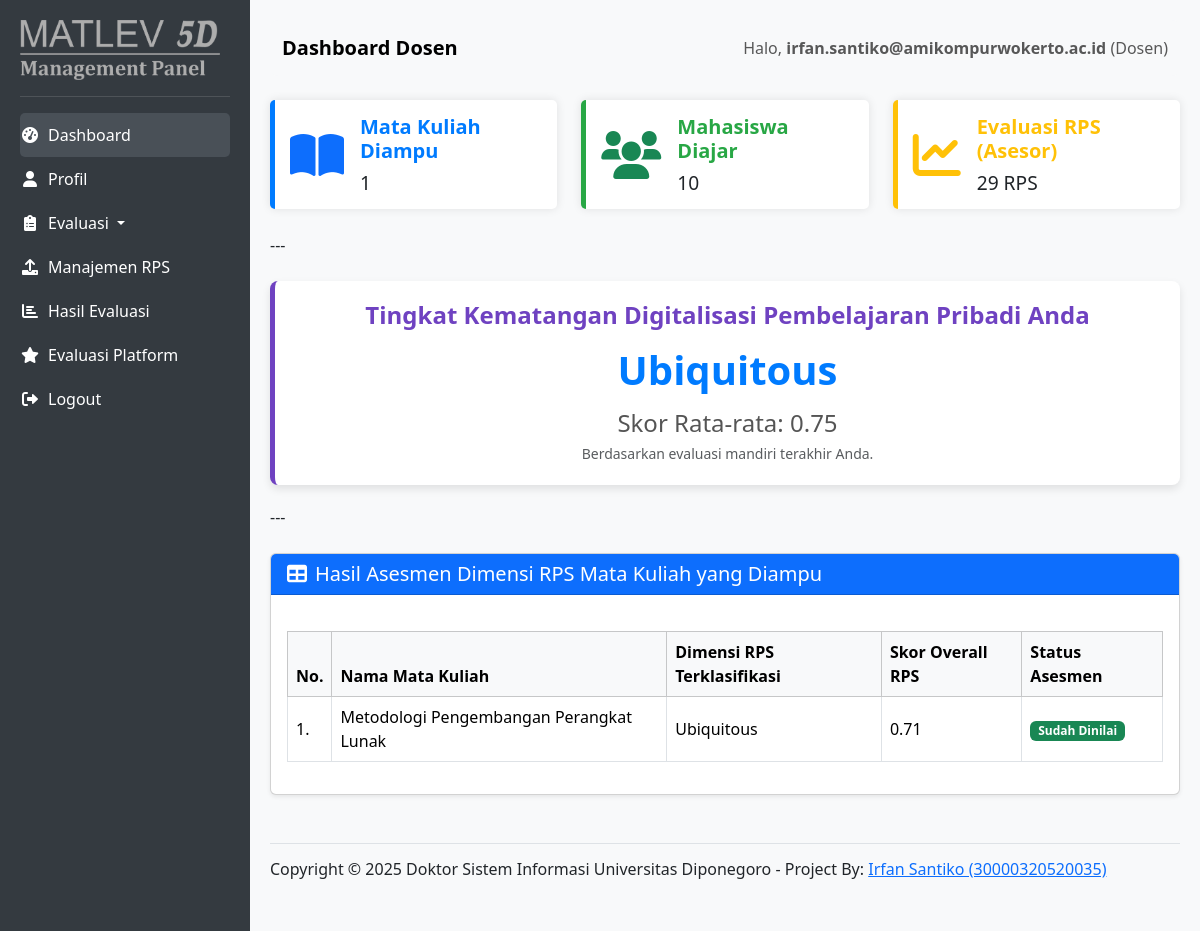
Page /views/dosen/dosen_dashboard.php (signed in) on the committed database.
### tables this page shows
CREATE TABLE `courses` (
  `id` int(11) NOT NULL,
  `institution_id` int(11) NOT NULL,
  `program_of_study_id` int(11) NOT NULL,
  `course_name` varchar(255) NOT NULL,
  `courses_type` varchar(100) DEFAULT NULL,
  `semester` varchar(50) DEFAULT NULL,
  `sks_credits` int(11) DEFAULT NULL,
  `rps_file_path` varchar(255) DEFAULT NULL,
  `created_at` timestamp NULL DEFAULT current_timestamp(),
  `updated_at` datetime NOT NULL DEFAULT current_timestamp() ON UPDATE current_timestamp()
);

### views/dosen/dosen_dashboard.php (the view, shortened to what this page needs)
<?php
require_once '../../config/database.php';
$user_id = $_SESSION['user_id'];
$username = $_SESSION['username'];
$role_name = $_SESSION['role_name'];
$is_asesor = $_SESSION['is_asesor'] ?? 0;
$total_courses_diampu = 0;
$total_mahasiswa_diajar = 0;
$total_rps_dinilai = 0;
$personal_dimension_name = 'Belum Mengukur';
$personal_overall_score = 0.00;
$courses_with_assessment_data = [];
try {
    $stmt_courses = $pdo->prepare("
        SELECT COUNT(dc.course_id) AS total_courses
        FROM dosen_courses dc
        WHERE dc.dosen_id = :dosen_id
    ");
    $stmt_courses->execute([':dosen_id' => $user_id]);
    $result_courses = $stmt_courses->fetch(PDO::FETCH_ASSOC);
    $total_courses_diampu = $result_courses['total_courses'];
    $stmt_students = $pdo->prepare("
        SELECT COUNT(DISTINCT mc.mahasiswa_id) AS total_students
        FROM mahasiswa_courses mc
        JOIN dosen_courses dc ON mc.course_id = dc.course_id
        WHERE dc.dosen_id = :dosen_id
    ");
    $stmt_students->execute([':dosen_id' => $user_id]);
    $result_students = $stmt_students->fetch(PDO::FETCH_ASSOC);
    $total_mahasiswa_diajar = $result_students['total_students'];
    if ($is_asesor) {
        $stmt_rps_dinilai = $pdo->prepare("
            SELECT COUNT(DISTINCT ra.course_id) AS total_rps_evaluated
            FROM rps_assessments ra
            WHERE ra.assessor_user_id = :assessor_user_id
        ");
        $stmt_rps_dinilai->execute([':assessor_user_id' => $user_id]);
        $result_rps_dinilai = $stmt_rps_dinilai->fetch(PDO::FETCH_ASSOC);
        $total_rps_dinilai = $result_rps_dinilai['total_rps_evaluated'];
    }
    $stmt_personal_assessment = $pdo->prepare("
        SELECT
            sa.overall_3m_score,
            td.dimension_name
        FROM self_assessments_3m sa
        LEFT JOIN temus_dimensions td ON sa.classified_temus_id = td.id
        WHERE sa.user_id = :user_id
        ORDER BY sa.assessment_date DESC, sa.created_at DESC
        LIMIT 1
    ");
    $stmt_personal_assessment->execute([':user_id' => $user_id]);
    $personal_assessment_data = $stmt_personal_assessment->fetch(PDO::FETCH_ASSOC);
    if ($personal_assessment_data) {
        $personal_overall_score = (float)$personal_assessment_data['overall_3m_score'];
        $personal_dimension_name = $personal_assessment_data['dimension_name'] ?: 'Tidak Terdefinisi';
    }
    $stmt_courses_with_dim = $pdo->prepare("
        SELECT
            c.id AS course_id,
            c.course_name,
            td.dimension_name AS classified_dimension,
            ra.overall_3m_score AS rps_overall_score  /* <--- Perbaikan di sini */
        FROM dosen_courses dc
        JOIN courses c ON dc.course_id = c.id
        LEFT JOIN (
            SELECT
                course_id,
                MAX(assessment_date) AS latest_assessment_date,
                MAX(created_at) AS latest_created_at
            FROM rps_assessments
            GROUP BY course_id
        ) AS latest_rps ON c.id = latest_rps.course_id
        LEFT JOIN rps_assessments ra ON c.id = ra.course_id AND ra.assessment_date = latest_rps.latest_assessment_date AND ra.created_at = latest_rps.latest_created_at
        LEFT JOIN temus_dimensions td ON ra.classified_temus_id = td.id
        WHERE dc.dosen_id = :dosen_id
        ORDER BY c.course_name
    ");
    $stmt_courses_with_dim->execute([':dosen_id' => $user_id]);
    $courses_with_assessment_data = $stmt_courses_with_dim->fetchAll(PDO::FETCH_ASSOC);
} catch (PDOException $e) {
    error_log("Error fetching dashboard data in dosen_dashboard.php: " . $e->getMessage());
    $total_courses_diampu = "N/A";
    $total_mahasiswa_diajar = "N/A";
    $total_rps_dinilai = "N/A";
    $personal_dimension_name = "Error loading data";
    $personal_overall_score = 0.00;
    $courses_with_assessment_data = [];
}
?>
<!DOCTYPE html>
<html lang="en">
<head>
    <link href="https://cdn.jsdelivr.net/npm/bootstrap@5.3.3/dist/css/bootstrap.min.css" rel="stylesheet">
    <link rel="stylesheet" href="https://cdnjs.cloudflare.com/ajax/libs/font-awesome/6.0.0-beta3/css/all.min.css">
</head>
<body>
    <div id="sidebar">
        <img src="../../assets/img/mgpanel.png" alt="" width="200">
        <hr class="text-white-50">
        <ul class="nav flex-column">
            <li class="nav-item">
                <a class="nav-link active" href="dosen_dashboard.php">
                    <i class="fas fa-fw fa-tachometer-alt me-2"></i>Dashboard
                </a>
            </li>
            <li class="nav-item">
                <a class="nav-link" href="dosen_profile.php">
                    <i class="fas fa-fw fa-user me-2"></i>Profil
                </a>
            </li>
            <li class="nav-item dropdown">
                <a class="nav-link dropdown-toggle" href="#" id="evaluasiDropdown" role="button" data-bs-toggle="dropdown" aria-expanded="false">
                    <i class="fas fa-fw fa-clipboard-list me-2"></i>Evaluasi
                </a>
            </li>
            <li class="nav-item">
                <a class="nav-link" href="dosen_asesor_menu.php">
                    <i class="fas fa-fw fa-upload me-2"></i>Manajemen RPS
                </a>
            </li>
			<li class="nav-item">
                <a class="nav-link" href="dosen_effectiveness_results.php">
                    <i class="fas fa-fw fa-chart-bar me-2"></i>Hasil Evaluasi
                </a>
            </li>
            <li class="nav-item">
                <a class="nav-link" href="dosen_sus_assessment.php">
                    <i class="fas fa-fw fa-star me-2"></i>Evaluasi Platform
                </a>
            </li>
            <li class="nav-item mt-auto">
                <a class="nav-link" href="../../logout.php">
                    <i class="fas fa-fw fa-sign-out-alt me-2"></i>Logout
                </a>
            </li>
        </ul>
    </div>
    <div id="content">
        <nav class="navbar navbar-expand-lg navbar-light bg-light rounded-3 mb-4">
            <div class="container-fluid">
                <a class="navbar-brand" href="#">Dashboard Dosen</a>
                <span class="navbar-text ms-auto">
                    Halo, <strong><?php echo htmlspecialchars($username); ?></strong> (<?php echo htmlspecialchars($role_name); ?>)
                </span>
            </div>
        </nav>
        <div class="row">
            <div class="col-md-6 col-lg-4 mb-4">
                <div class="info-card">
                    <div class="d-flex align-items-center">
                        <i class="fas fa-book-open fa-3x text-primary me-3"></i>
                        <div>
                            <h5>Mata Kuliah Diampu</h5>
                            <p class="h3"><?php echo htmlspecialchars($total_courses_diampu); ?></p>
                        </div>
                    </div>
                </div>
            </div>
            <div class="col-md-6 col-lg-4 mb-4">
                <div class="info-card" style="border-left-color: #28a745;">
                    <div class="d-flex align-items-center">
                        <i class="fas fa-users fa-3x text-success me-3"></i>
                        <div>
                            <h5 style="color: #28a745;">Mahasiswa Diajar</h5>
                            <p class="h3"><?php echo htmlspecialchars($total_mahasiswa_diajar); ?></p>
                        </div>
                    </div>
                </div>
            </div>
            <div class="col-md-6 col-lg-4 mb-4">
                <div class="info-card" style="border-left-color: #ffc107;">
                    <div class="d-flex align-items-center">
                        <i class="fas fa-chart-line fa-3x text-warning me-3"></i>
                        <div>
                            <h5 style="color: #ffc107;">Evaluasi RPS (Asesor)</h5>
                            <p class="h3">
                                <?php echo $is_asesor ? htmlspecialchars($total_rps_dinilai) . ' RPS' : 'N/A'; ?>
                            </p>
                        </div>
                    </div>
                </div>
            </div>
        </div>
        ---
        <div class="row mt-4">
            <div class="col-12">
                <div class="personal-dimension-card">
                    <h4>Tingkat Kematangan Digitalisasi Pembelajaran Pribadi Anda</h4>
                    <?php if ($personal_overall_score > 0): ?>
                        <div class="dimension-name"><?php echo htmlspecialchars($personal_dimension_name); ?></div>
                        <div class="dimension-score">Skor Rata-rata: <?php echo htmlspecialchars(number_format($personal_overall_score, 2)); ?></div>
                        <small class="text-muted">Berdasarkan evaluasi mandiri terakhir Anda.</small>
                    <?php endif; ?>
                </div>
            </div>
        </div>
        ---
        <div class="row mt-4">
            <div class="col-12">
                <div class="card shadow-sm mb-4">
                    <div class="card-header bg-primary text-white">
                        <h5 class="mb-0"><i class="fas fa-table me-2"></i>Hasil Asesmen Dimensi RPS Mata Kuliah yang Diampu</h5>
                    </div>
                    <div class="card-body">
                        <?php if (!empty($courses_with_assessment_data)): ?>
                            <div class="table-responsive">
                                <table class="table table-bordered table-hover align-middle">
                                    <thead class="table-light">
                                        <tr>
                                            <th>No.</th>
                                            <th>Nama Mata Kuliah</th>
                                            <th>Dimensi RPS Terklasifikasi</th>
                                            <th>Skor Overall RPS</th>
                                            <th>Status Asesmen</th>
                                        </tr>
                                    </thead>
                                    <tbody>
                                        <?php $no = 1; ?>
                                        <?php foreach ($courses_with_assessment_data as $course): ?>
                                            <tr>
                                                <td><?php echo $no++; ?>.</td>
                                                <td><?php echo htmlspecialchars($course['course_name']); ?></td>
                                                <td>
                                                    <?php echo $course['classified_dimension'] ? htmlspecialchars($course['classified_dimension']) : 'Belum di Asesmen'; ?>
                                                </td>
                                                <td>
                                                    <?php echo $course['rps_overall_score'] !== null ? htmlspecialchars(number_format((float)$course['rps_overall_score'], 2)) : 'N/A'; ?>
                                                </td>
                                                <td>
                                                    <?php if ($course['classified_dimension']): ?>
                                                        <span class="badge bg-success">Sudah Dinilai</span>
                                                    <?php else: ?>
                                                        <span class="badge bg-warning text-dark">Belum di Asesmen</span>
                                                    <?php endif; ?>
                                                </td>
                                            </tr>
                                        <?php endforeach; ?>
                                    </tbody>
                                </table>
                            </div>
                        <?php else: ?>
                            <div class="alert alert-info text-center" role="alert">
                                <i class="fas fa-info-circle me-2"></i>Tidak ada mata kuliah yang diampu atau data asesmen RPS yang ditemukan.
                            </div>
                        <?php endif; ?>
                    </div>
                </div>
            </div>
        </div>
        <footer class="d-flex flex-wrap justify-content-between align-items-center py-3 my-4 border-top">
            <h6 align="center">Copyright © 2025 Doktor Sistem Informasi Universitas Diponegoro - Project By: <a href="mailto:irfan.santiko@amikompurwokerto.ac.id" target="_blank">Irfan Santiko (30000320520035)</a></h6>
        </footer>
    </div>
</body>
</html>

### views/dosen/dosen_dashboard.php (style rules this page uses)
body { display: flex; min-height: 100vh; background-color: #f8f9fa; }
#sidebar { width: 250px; background-color: #343a40; color: white; padding: 20px; flex-shrink: 0; }
#sidebar a { color: white; text-decoration: none; padding: 10px 0; display: block; border-radius: 5px; transition: background-color 0.3s; }
#sidebar a:hover, #sidebar a.active { background-color: #495057; }
.navbar-brand { font-weight: bold; }
#content { flex-grow: 1; padding: 20px; }
.info-card { background-color: #ffffff; border-left: 5px solid #007bff; border-radius: 5px; padding: 15px; box-shadow: 0 0 10px rgba(0,0,0,0.1); transition: transform 0.2s; }
.info-card h5 { color: #007bff; font-weight: bold; }
.info-card p { font-size: 1.2em; margin-bottom: 0; }
.personal-dimension-card { background-color: #fff; border-radius: 8px; box-shadow: 0 4px 8px rgba(0,0,0,0.1); padding: 20px; margin-bottom: 20px; border-left: 5px solid #6f42c1; text-align: center; }
.personal-dimension-card h4 { color: #6f42c1; font-weight: bold; margin-bottom: 10px; }
.personal-dimension-card .dimension-name { font-size: 2.5em; font-weight: bold; color: #007bff; margin-bottom: 5px; }
.personal-dimension-card .dimension-score { font-size: 1.5em; color: #555; }
.table-responsive { margin-top: 20px; }

### rows in the picture
courses: course_name "Metodologi Pengembangan Perangkat Lunak", classified_dimension "Ubiquitous", rps_overall_score "0.71"

### other values in the picture
$username "irfan.santiko@amikompurwokerto.ac.id"
$role_name "Dosen"
$total_courses_diampu "1"
$total_mahasiswa_diajar "10"
$total_rps_dinilai "29"
$personal_dimension_name "Ubiquitous"
$personal_overall_score "0.75"
